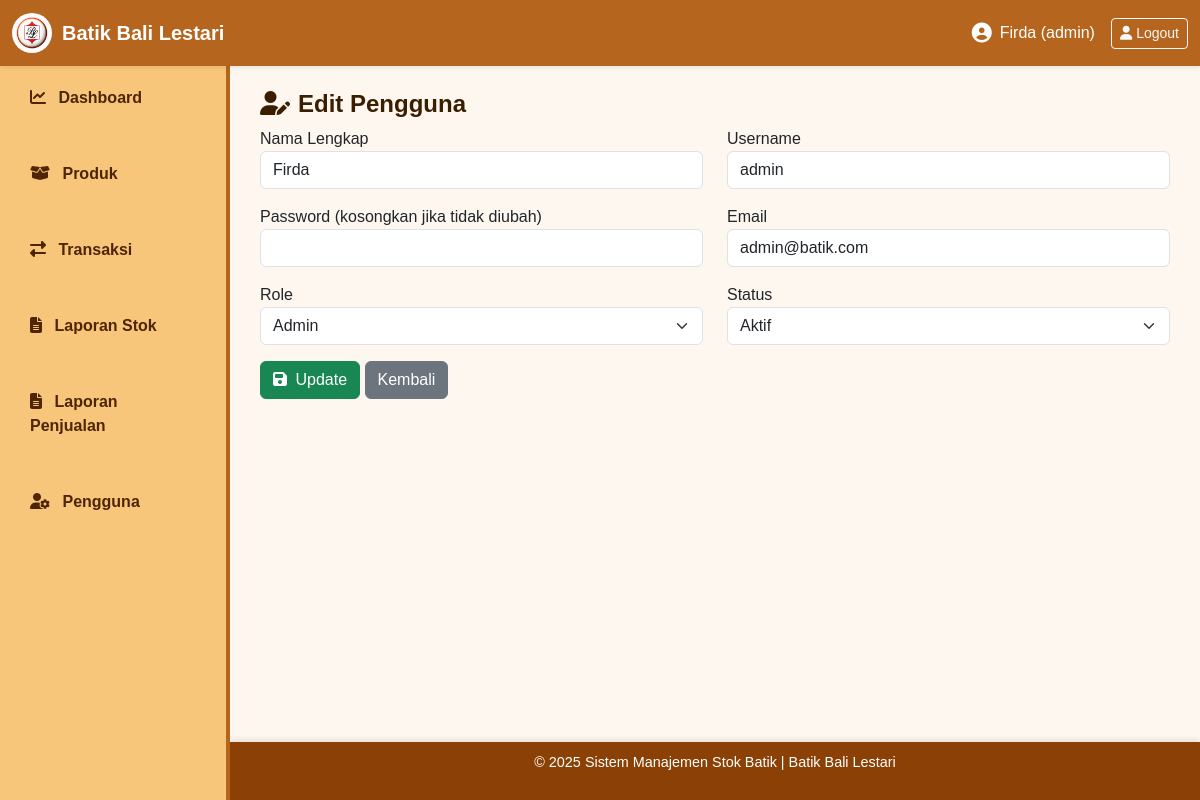
Page /views/pengguna/edit_pengguna.php?id=11 (signed in) on the committed database.
### tables this page shows
CREATE TABLE `users` (
  `id_user` int(11) NOT NULL,
  `nama_lengkap` varchar(100) NOT NULL,
  `username` varchar(50) NOT NULL,
  `password` varchar(255) NOT NULL,
  `role` enum('admin','staf_gudang','kasir','owner') DEFAULT 'admin',
  `email` varchar(100) DEFAULT NULL,
  `tanggal_dibuat` datetime DEFAULT current_timestamp(),
  `status_aktif` enum('aktif','nonaktif') DEFAULT 'aktif'
);

### views/pengguna/edit_pengguna.php (the view, shortened to what this page needs)
<?php
include '../../config/koneksi.php';
include '../includes/header.php';
$id = $_GET['id'];
$q = mysqli_query($conn, "SELECT * FROM users WHERE id_user=$id");
$r = mysqli_fetch_assoc($q);
?>
<h4><i class="fa-solid fa-user-pen me-2"></i>Edit Pengguna</h4>
<form method="POST">
    <div class="row mb-3">
        <div class="col-md-6">
            <label>Nama Lengkap</label>
            <input type="text" name="nama_lengkap" class="form-control" value="<?= htmlspecialchars($r['nama_lengkap']); ?>" required>
        </div>
        <div class="col-md-6">
            <label>Username</label>
            <input type="text" name="username" class="form-control" value="<?= htmlspecialchars($r['username']); ?>" required>
        </div>
    </div>
    <div class="row mb-3">
        <div class="col-md-6">
            <label>Password (kosongkan jika tidak diubah)</label>
            <input type="password" name="password" class="form-control">
        </div>
        <div class="col-md-6">
            <label>Email</label>
            <input type="email" name="email" class="form-control" value="<?= htmlspecialchars($r['email']); ?>">
        </div>
    </div>
    <div class="row mb-3">
        <div class="col-md-6">
            <label>Role</label>
            <select name="role" class="form-select" required>
                <?php
                $result = mysqli_query($conn, "SHOW COLUMNS FROM users LIKE 'role'");
                $row_enum = mysqli_fetch_assoc($result);
                $type = $row_enum['Type'];
                $enumValues = str_getcsv(substr($type, 5, -1), ',', "'");
                foreach ($enumValues as $val) {
                    $selected = ($r['role'] == $val) ? 'selected' : '';
                    echo "<option value='" . htmlspecialchars($val) . "' $selected>" . ucfirst(htmlspecialchars($val)) . "</option>";
                }
                ?>
            </select>
        </div>
        <div class="col-md-6">
            <label>Status</label>
            <select name="status_aktif" class="form-select" required>
                <option value="aktif" <?= $r['status_aktif']=='aktif'?'selected':''; ?>>Aktif</option>
            </select>
        </div>
    </div>
    <button name="update" class="btn btn-success"><i class="fa-solid fa-save me-1"></i> Update</button>
    <a href="data_pengguna.php" class="btn btn-secondary">Kembali</a>
</form>
<?php include '../includes/footer.php'; ?>

### assets/css/style.css (style rules this page uses)
body { font-family: "Poppins", sans-serif; background-color: #fdf7ef; margin: 0; padding: 0; overflow-x: hidden; }
h1, h2, h3, h4, h5 { color: #3b1e00; font-weight: 600; }
a { text-decoration: none; }

### rows in the picture
users: nama_lengkap "Firda", username "admin", email "admin@batik.com", status_aktif "Aktif"

### other values in the picture
$_SESSION['nama_lengkap'] "Firda"
$_SESSION['role'] "admin"
form field role "Admin"
